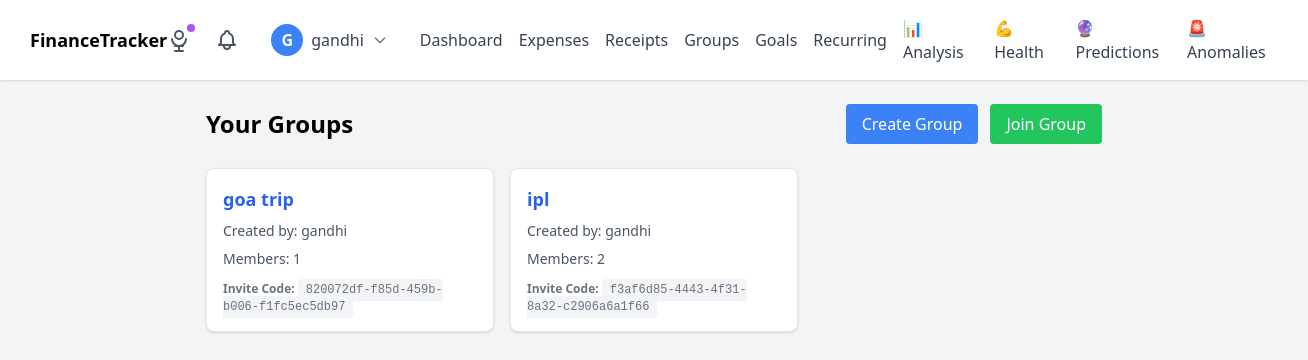
Screenshot of /groups/ (signed in) with the database file from the repository.
### groups/models.py (models this page shows, shortened)
class Group(models.Model):
    name = models.CharField(max_length=100)
    created_by = models.ForeignKey(User, on_delete=models.CASCADE, related_name='created_groups')
    created_at = models.DateTimeField(auto_now_add=True)
    invite_code = models.UUIDField(default=uuid.uuid4, unique=True)

### groups/views.py (the view)
# urls.py: path('', views.group_list, name='group_list'),
@login_required
def group_list(request):
    groups = Group.objects.filter(members__user=request.user)
    return render(request, 'groups/group_list.html', {'groups': groups})

### reminders/context_processors.py (called while the page is built)
def pending_reminders_count(request):
    if request.user.is_authenticated:
        return {
            'pending_reminders_count': Reminder.objects.filter(
                user=request.user,
                status='pending',
                in_app_notified=False
            ).count()
        }
    return {'pending_reminders_count': 0}

### templates/groups/group_list.html (shortened to what this page needs)
{% extends 'expenses/base.html' %}
{% block content %}
<div class="max-w-4xl mx-auto">
    <div class="flex justify-between items-center mb-6">
        <h2 class="text-2xl font-semibold">Your Groups</h2>
        <div class="flex space-x-3">
            <a href="{% url 'groups:group_create' %}" class="bg-blue-500 hover:bg-blue-600 text-white px-4 py-2 rounded">
                Create Group
            </a>
            <a href="{% url 'groups:group_join' %}" class="bg-green-500 hover:bg-green-600 text-white px-4 py-2 rounded">
                Join Group
            </a>
        </div>
    </div>
    {% if groups %}
    <div class="grid grid-cols-1 md:grid-cols-2 lg:grid-cols-3 gap-4">
        {% for group in groups %}
        <div class="bg-white border rounded-lg shadow p-4">
            <h3 class="text-lg font-semibold mb-2">
                <a href="{% url 'groups:group_dashboard' group.id %}" class="text-blue-600 hover:text-blue-800">
                    {{ group.name }}
                </a>
            </h3>
            <p class="text-sm text-gray-600 mb-2">Created by: {{ group.created_by.username }}</p>
            <p class="text-sm text-gray-600 mb-3">Members: {{ group.members.count }}</p>
            <div class="text-xs text-gray-500">
                <strong>Invite Code:</strong> <code class="bg-gray-100 px-2 py-1 rounded">{{ group.invite_code }}</code>
            </div>
        </div>
        {% endfor %}
    </div>
    {% endif %}
</div>
{% endblock %}

### templates/expenses/base.html (shortened to what this page needs)
{% load static %}
<!doctype html>
<html lang="en">
<head>
  <script src="https://cdn.tailwindcss.com"></script>
</head>
<body class="bg-gray-100 min-h-screen">
 <nav class="bg-white shadow">
  <div class="container mx-auto px-4 py-4 flex justify-between items-center">
    <a href="{% url 'home' %}" class="font-bold text-lg">
      FinanceTracker
    </a>
    {% if user.is_authenticated %}
    <div class="flex items-center space-x-6">
      <a href="{% url 'expenses:voice_test' %}" class="relative group">
        <span class="absolute -top-1 -right-1 w-2 h-2 bg-purple-500 rounded-full animate-pulse"></span>
      </a>
      <a href="{% url 'reminders:notifications' %}" class="relative">
      </a>
      <div class="relative">
        <button onclick="toggleUserMenu()" class="flex items-center space-x-2 focus:outline-none hover:bg-gray-50 px-2 py-1 rounded-lg transition">
          <div class="w-8 h-8 bg-blue-500 rounded-full flex items-center justify-center text-white font-semibold">
            {{ user.username|first|upper }}
          </div>
          <span class="text-gray-700 font-medium">{{ user.username }}</span>
          <svg class="w-4 h-4 text-gray-500" fill="none" stroke="currentColor" viewBox="0 0 24 24">
            <path stroke-linecap="round" stroke-linejoin="round" stroke-width="2" d="M19 9l-7 7-7-7"></path>
          </svg>
        </button>
      </div>
      <div class="hidden lg:flex items-center space-x-4 text-gray-700">
        <a href="{% url 'expenses:dashboard' %}" class="hover:text-blue-600">Dashboard</a>
        <a href="{% url 'expenses:expense_list' %}" class="hover:text-blue-600">Expenses</a>
        <a href="{% url 'expenses:receipt_list' %}" class="hover:text-blue-600">Receipts</a>
        <a href="{% url 'groups:group_list' %}" class="hover:text-blue-600">Groups</a>
        <a href="{% url 'goals:goals_dashboard' %}" class="hover:text-blue-600">Goals</a>
        <a href="{% url 'recurring:dashboard' %}" class="hover:text-blue-600">Recurring</a>
        <a href="{% url 'expenses:analysis_dashboard' %}" class="hover:text-blue-600 {% if request.path == '/analysis/' %}text-blue-600 font-semibold{% endif %}">
          📊 Analysis
        </a>
        <a href="{% url 'expenses:financial_health' %}" class="hover:text-blue-600">💪 Health</a>
        <a href="{% url 'expenses:prediction_dashboard' %}" class="hover:text-blue-600">🔮 Predictions</a>
        <a href="{% url 'expenses:anomaly_dashboard' %}" class="hover:text-blue-600">🚨 Anomalies</a>
      </div>
    </div>
    {% endif %}
  </div>
</nav>
<main class="container mx-auto px-4 py-6">
  {% block content %}{% endblock %}
</main>
</body>
</html>

### templates/expenses/base.html (style rules this page uses)
.transition { transition: all 0.2s ease; }

### rows the page displays
Group: name "goa trip", created_by.username "gandhi", members.count "1", invite_code "820072df-f85d-459b-b006-f1fc5ec5db97"
Group: name "ipl", created_by.username "gandhi", members.count "2", invite_code "f3af6d85-4443-4f31-8a32-c2906a6a1f66"

### other values shown
{{ user.username|first|upper }} "G"
{{ user.username }} "gandhi"
